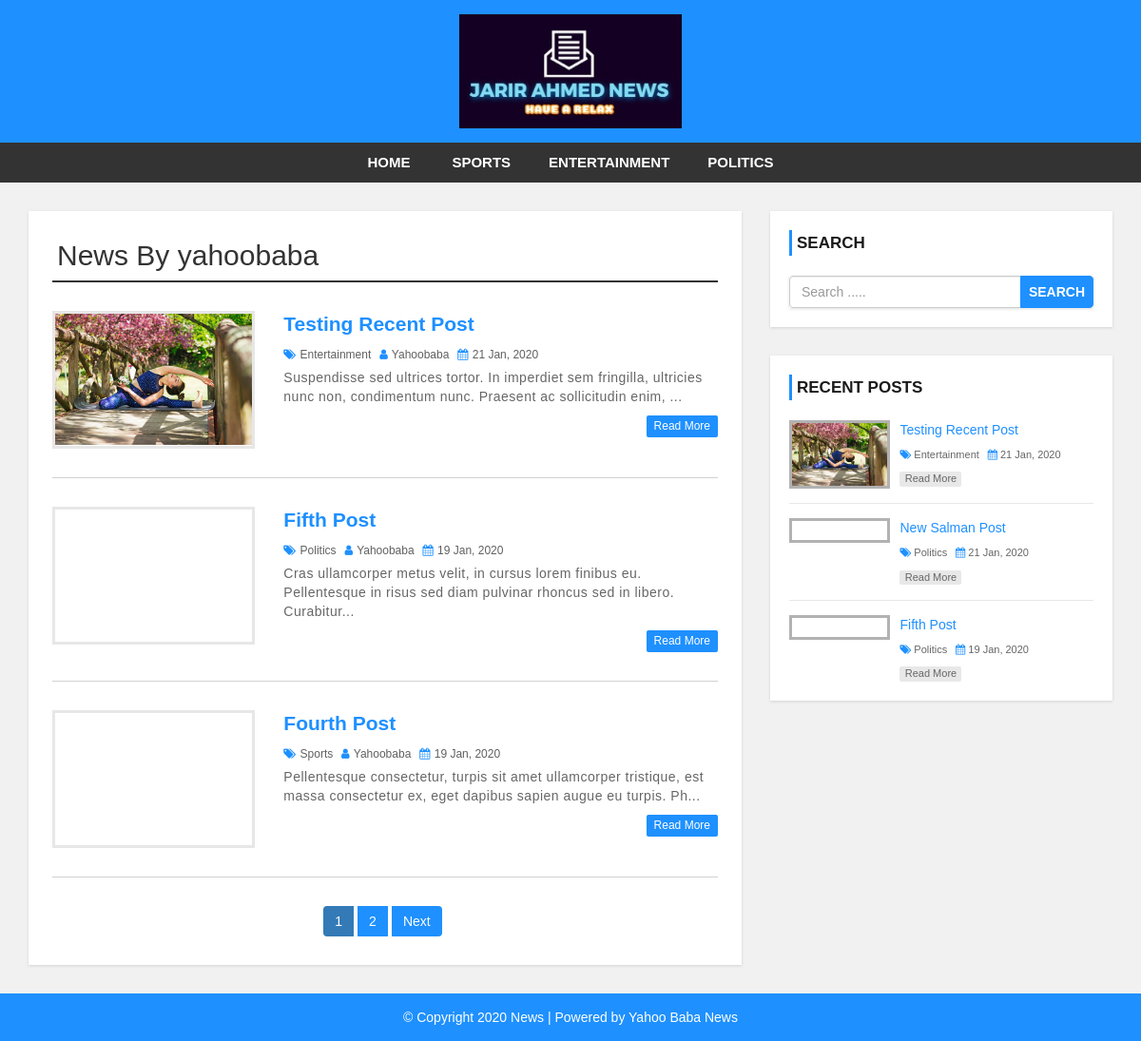
Page /author.php?aid=27 on the committed database.
### tables this page shows
CREATE TABLE `settings` (
  `id` int(11) NOT NULL,
  `websitename` varchar(60) NOT NULL,
  `logo` varchar(50) NOT NULL,
  `footerdesc` varchar(255) NOT NULL
);

CREATE TABLE `category` (
  `category_id` int(11) NOT NULL,
  `category_name` varchar(100) NOT NULL,
  `post` int(11) NOT NULL DEFAULT 0
);

CREATE TABLE `user` (
  `user_id` int(10) UNSIGNED NOT NULL,
  `first_name` varchar(30) NOT NULL,
  `last_name` varchar(30) NOT NULL,
  `username` varchar(30) DEFAULT NULL,
  `password` varchar(40) DEFAULT NULL,
  `role` int(11) NOT NULL
);

CREATE TABLE `post` (
  `post_id` int(11) NOT NULL,
  `title` varchar(100) NOT NULL,
  `description` text NOT NULL,
  `category` varchar(100) NOT NULL,
  `post_date` varchar(50) NOT NULL,
  `author` int(11) NOT NULL,
  `post_img` varchar(100) NOT NULL
);

### config.php (called while the page is built, shortened)
<?php
$hostname = "https://news478.000webhostapp.com/";
?>

### author.php (the view, shortened to what this page needs)
<?php include 'header.php'; ?>
    <div id="main-content">
      <div class="container">
        <div class="row">
            <div class="col-md-8">
              <div class="post-container">
                <?php
                include "config.php";
                if(isset($_GET['aid'])){
                  $auth_id = $_GET['aid'];
                  $sql1 = "SELECT * FROM post JOIN user
                          ON post.author = user.user_id
                          WHERE post.author = {$auth_id}";
                  $result1 = mysqli_query($conn, $sql1) or die("Query Failed.");
                  $row1 = mysqli_fetch_assoc($result1);
                ?>
                <h2 class="page-heading">News By <?php echo $row1['username']; ?></h2>
                <?php
                  $limit = 3;
                  if(isset($_GET['page'])){
                    $page = $_GET['page'];
                  }else{
                    $page = 1;
                  }
                  $offset = ($page - 1) * $limit;
                  $sql = "SELECT post.post_id, post.title, post.description,post.post_date,post.author,
                  category.category_name,user.username,post.category,post.post_img FROM post
                  LEFT JOIN category ON post.category = category.category_id
                  LEFT JOIN user ON post.author = user.user_id
                  WHERE post.author = {$auth_id}
                  ORDER BY post.post_id DESC LIMIT {$offset},{$limit}";
                  $result = mysqli_query($conn, $sql) or die("Query Failed.");
                  if(mysqli_num_rows($result) > 0){
                    while($row = mysqli_fetch_assoc($result)) {
                ?>
                  <div class="post-content">
                      <div class="row">
                          <div class="col-md-4">
                            <a class="post-img" href="single.php?id=<?php echo $row['post_id']; ?>"><img src="admin/upload/<?php echo $row['post_img']; ?>" alt=""/></a>
                          </div>
                          <div class="col-md-8">
                            <div class="inner-content clearfix">
                                <h3><a href='single.php?id=<?php echo $row['post_id']; ?>'><?php echo $row['title']; ?></a></h3>
                                <div class="post-information">
                                    <span>
                                        <i class="fa fa-tags" aria-hidden="true"></i>
                                        <a href='category.php?cid=<?php echo $row['category']; ?>'><?php echo $row['category_name']; ?></a>
                                    </span>
                                    <span>
                                        <i class="fa fa-user" aria-hidden="true"></i>
                                        <a href='author.php?aid=<?php echo $row['author']; ?>'><?php echo $row['username']; ?></a>
                                    </span>
                                    <span>
                                        <i class="fa fa-calendar" aria-hidden="true"></i>
                                        <?php echo $row['post_date']; ?>
                                    </span>
                                </div>
                                <p class="description">
                                    <?php echo substr($row['description'],0,130) . "..."; ?>
                                </p>
                                <a class='read-more pull-right' href='single.php?id=<?php echo $row['post_id']; ?>'>read more</a>
                            </div>
                          </div>
                      </div>
                  </div>
                  <?php
                    }
                  }else{
                    echo "<h2>No Record Found.</h2>";
                  }
                  if(mysqli_num_rows($result1) > 0){
                    $total_records = mysqli_num_rows($result1);
                    $total_page = ceil($total_records / $limit);
                    echo '<ul class="pagination admin-pagination">';
                    for($i = 1; $i <= $total_page; $i++){
                      if($i == $page){
                        $active = "active";
                      }else{
                        $active = "";
                      }
                      echo '<li class="'.$active.'"><a href="author.php?aid='.$auth_id .'&page='.$i.'">'.$i.'</a></li>';
                    }
                    if($total_page > $page){
                      echo '<li><a href="author.php?aid='.$auth_id .'&page='.($page + 1).'">Next</a></li>';
                    }
                    echo '</ul>';
                  }
                }else{
                  echo "<h2>No Record Found.</h2>";
                }
                  ?>
              </div>
            </div>
            <?php include 'sidebar.php'; ?>
        </div>
      </div>
    </div>
<?php include 'footer.php'; ?>

### header.php (shortened to what this page needs)
<?php
  include "config.php";
?>
<!DOCTYPE html>
<html lang="en">
<head>
    <link rel="stylesheet" href="css/bootstrap.min.css" />
    <link rel="stylesheet" href="css/font-awesome.css">
    <link rel="stylesheet" href="css/style.css">
</head>
<body>
<div id="header">
    <div class="container">
        <div class="row">
            <div class=" col-md-offset-4 col-md-4">
              <?php
                include "config.php";
                $sql = "SELECT * FROM settings";
                $result = mysqli_query($conn, $sql) or die("Query Failed.");
                if(mysqli_num_rows($result) > 0){
                  while($row = mysqli_fetch_assoc($result)) {
                    if($row['logo'] == ""){
                      echo '<a href="index.php"><h1>'.$row['websitename'].'</h1></a>';
                    }else{
                      echo '<a href="index.php" id="logo"><img src="admin/images/'. $row['logo'] .'"></a>';
                    }
                  }
                }
                ?>
            </div>
        </div>
    </div>
</div>
<div id="menu-bar">
    <div class="container">
        <div class="row">
            <div class="col-md-12">
              <?php
                include "config.php";
                $sql = "SELECT * FROM category WHERE post > 0";
                $result = mysqli_query($conn, $sql) or die("Query Failed. : Category");
                if(mysqli_num_rows($result) > 0){
                  $active = "";
              ?>
                <ul class='menu'>
                  <li><a href='<?php echo $hostname; ?>'>Home</a></li>
                  <?php while($row = mysqli_fetch_assoc($result)) {
                    echo "<li><a class='{$active}' href='category.php?cid={$row['category_id']}'>{$row['category_name']}</a></li>";
                  } ?>
                </ul>
                <?php } ?>
            </div>
        </div>
    </div>
</div>

### sidebar.php
<div id="sidebar" class="col-md-4">
    <div class="search-box-container">
        <h4>Search</h4>
        <form class="search-post" action="search.php" method ="GET">
            <div class="input-group">
                <input type="text" name="search" class="form-control" placeholder="Search .....">
                <span class="input-group-btn">
                    <button type="submit" class="btn btn-danger">Search</button>
                </span>
            </div>
        </form>
    </div>
    <div class="recent-post-container">
        <h4>Recent Posts</h4>
        <?php
        include "config.php";
        $limit = 3;
        $sql = "SELECT post.post_id, post.title, post.post_date,
        category.category_name,post.category,post.post_img FROM post
        LEFT JOIN category ON post.category = category.category_id
        ORDER BY post.post_id DESC LIMIT {$limit}";
        $result = mysqli_query($conn, $sql) or die("Query Failed. : Recent Post");
        if(mysqli_num_rows($result) > 0){
          while($row = mysqli_fetch_assoc($result)) {
      ?>
        <div class="recent-post">
            <a class="post-img" href="single.php?id=<?php echo $row['post_id']; ?>">
                <img src="admin/upload/<?php echo $row['post_img']; ?>" alt=""/>
            </a>
            <div class="post-content">
                <h5><a href="single.php?id=<?php echo $row['post_id']; ?>"><?php echo $row['title']; ?></a></h5>
                <span>
                    <i class="fa fa-tags" aria-hidden="true"></i>
                    <a href='category.php?cid=<?php echo $row['category']; ?>'><?php echo $row['category_name']; ?></a>
                </span>
                <span>
                    <i class="fa fa-calendar" aria-hidden="true"></i>
                    <?php echo $row['post_date']; ?>
                </span>
                <a class="read-more" href="single.php?id=<?php echo $row['post_id']; ?>">read more</a>
            </div>
        </div>
    <?php
      }
    }
    ?>
    </div>
</div>

### footer.php
<div id ="footer">
    <div class="container">
        <div class="row">
            <div class="col-md-12">
              <?php
                include "config.php";
                $sql = "SELECT * FROM settings";
                $result = mysqli_query($conn, $sql) or die("Query Failed.");
                if(mysqli_num_rows($result) > 0){
                  while($row = mysqli_fetch_assoc($result)) {
              ?>
                <span><?php echo $row['footerdesc']; ?></span>
              <?php
                }
              }
              ?>
            </div>
        </div>
    </div>
</div>
</body>
</html>

### css/style.css (style rules this page uses)
body { background: #f1f1f1; font-family: sans-serif,arial,Helvetica; }
a, a:hover, a:focus { text-decoration: none; outline: none; }
ul { margin:0; padding:0; list-style:none; }
h2.page-heading { margin: 5px 0 30px; padding: 0 5px 10px; border-bottom: 2px solid #333; }
form { background: #fff; padding: 25px; box-shadow:0 1px 3px rgba(0, 0, 0, 0.13); }
#header { background: #1e90ff; text-align: center; padding: 15px; }
#logo { display: inline-block; width: 65%; }
#logo img { width: 100%; }
#menu-bar { background: #333; text-align: center; }
#menu-bar .menu > li { display: inline-block; }
.menu > li > a { padding: 10px 20px; display: block; text-transform: uppercase; color: #fff; font-size: 15px; font-weight:600; transition:all 0.5s ease 0s; }
#main-content { padding: 30px 0; min-height: 750px; }
#main-content .post-container { background-color: #fff; padding: 25px; box-shadow: 0 1px 3px rgba(0, 0, 0, 0.13); }
#main-content .post-content { border-bottom: 1px solid #d1d1d1; padding: 0 0 30px; margin-bottom:30px; }
#main-content .post-content img { width: 100%; }
#main-content .post-content .post-img { border: 3px solid #e7e7e7; display: block; height: 145px; overflow: hidden; transition: border .3s; }
#main-content .post-content h3 { font-size: 21px; line-height: 28px; font-weight: 600; margin: 0 0 7px; }
#main-content .post-content h3 a { color: #1e90ff; transition:all 0.3s; }
#main-content .post-content .post-information span { color: #606060; font-size: 12px; text-transform: capitalize; margin: 0 5px 5px 0; display: inline-block; }
#main-content .post-content .post-information i { color: #1e90ff; margin-right: 1px; }
#main-content .post-content .post-information a { color: #606060; text-decoration: none; }
#main-content .post-content p, #main-content .single-post p { color: #666; font-size: 14px; letter-spacing: 0.5px; margin:0 0 10px; }
#main-content .post-content a.read-more { color: #fff; background-color: #1E90FF; font-size: 12px; text-transform: capitalize; padding: 3px 8px; border-radius: 2px; transition: all 0.3s; }
.pagination { display: block; text-align: center; margin: 0; }
.pagination li { display:inline-block; margin: 0 5px 0 0; }
.pagination li a { border: none; background: #1e90ff; color: #fff; }
i.fa { color:#222; }
#sidebar h4 { color: #1A1A1A; font-size: 17px; line-height: 27px; font-weight:600; text-transform: uppercase; padding: 0 0 0 5px; margin: 0 0 21px; border-left: 3px solid #1e90ff; }
#sidebar .search-box-container { background-color: #fff; padding: 20px; margin: 0 0 30px; box-shadow: 0 1px 3px rgba(0, 0, 0, 0.13); }
#sidebar .search-post { padding: 0; }
#sidebar .search-post input { color: #606060; }
#sidebar .search-post .btn { font-weight: 600; text-transform: uppercase; padding: 6px 8px; background-color: #1E90FF; border-color: #1E90FF; outline: none; }
#sidebar .recent-post-container { padding: 20px; background: #fff; box-shadow: 0 1px 3px rgba(0, 0, 0, 0.13); }
#sidebar .recent-post { border-bottom: 1px solid #e7e7e7; padding: 0 0 15px; margin: 0 0 15px; }
#sidebar .recent-post:last-child { margin: 0; padding: 0; border: none; }
#sidebar .recent-post .post-img { display: inline-block; width: 33%; border: 3px solid rgba(0,0,0,0.3); vertical-align: top; transition: border .3s; }
#sidebar .recent-post .post-img img { width: 100%; }
#sidebar .recent-post .post-content { width: 65%; display: inline-block; border: none; padding: 0 0 0 7px; margin: 0; }
#sidebar .recent-post h5 { font-size: 14px; line-height: 20px; margin: 0 0 5px; }
#sidebar .recent-post h5 a { color: #1E90FF; }
#sidebar .recent-post span { color: #666; font-size: 11px; display: inline-block; margin: 0 5px 10px 0; }
#sidebar .recent-post span a { color: #666; }
#sidebar .recent-post span i { color: #1E90FF; }
#sidebar .recent-post a.read-more { color: #666; background-color: rgba(0,0,0,0.09); width: 65px; font-size: 11px; text-align: center; padding: 0; display: block; transition: all 0.3s; }
#footer { color: #fff; padding:15px 0; text-align:center; background-color:#1e90ff; }
#footer a { color:#fff; }

### rows in the picture
settings: logo (picture), footerdesc "© Copyright 2020 News | Powered by Yahoo Baba News"
category: category_name "SPORTS"
category: category_name "ENTERTAINMENT"
category: category_name "POLITICS"
user: username "yahoobaba"
post: post_img (picture), title "Testing Recent Post", category.category_name "Entertainment", user.username "Yahoobaba", post_date "21 Jan, 2020", description "Suspendisse sed ultrices tortor. In imperdiet sem fringilla, ultricies nunc non, condimentum nunc. Praesent ac sollicitudin enim,"
post: title "Fifth Post", category.category_name "Politics", user.username "Yahoobaba", post_date "19 Jan, 2020", description "Cras ullamcorper metus velit, in cursus lorem finibus eu. Pellentesque in risus sed diam pulvinar rhoncus sed in libero. Curabitur"
post: title "Fourth Post", category.category_name "Sports", user.username "Yahoobaba", post_date "19 Jan, 2020", description "Pellentesque consectetur, turpis sit amet ullamcorper tristique, est massa consectetur ex, eget dapibus sapien augue eu turpis. Ph"
post: title "New Salman Post", category.category_name "Politics", post_date "21 Jan, 2020"
